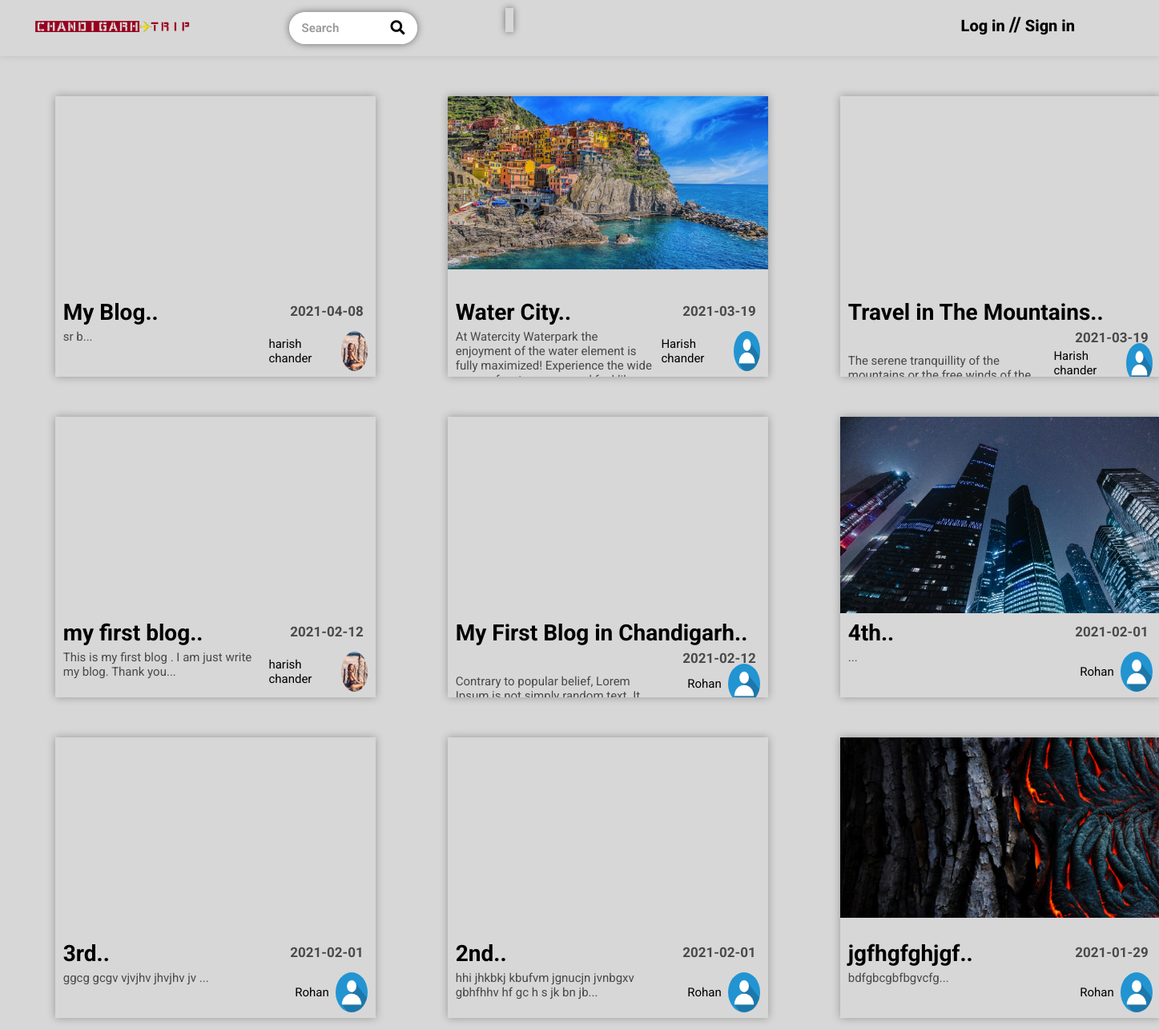
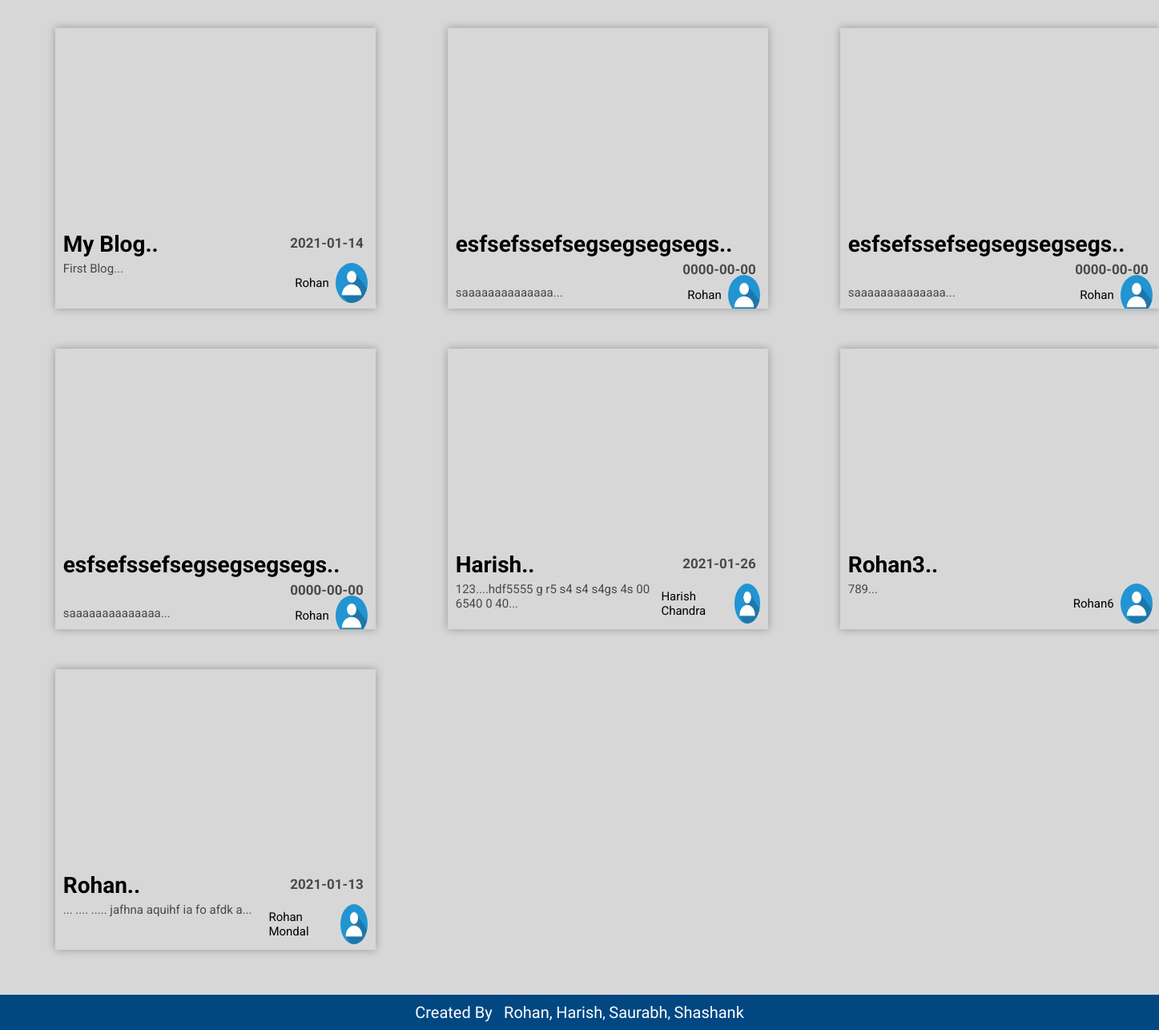
The app's page /allblogs.php with its own data (2 pictures, top to bottom).
### tables this page shows
CREATE TABLE `blog` (
  `blog_id` int(255) NOT NULL,
  `user_id` int(255) NOT NULL,
  `blog_image` varchar(100) NOT NULL,
  `blog_tittle` varchar(150) NOT NULL,
  `user_name` varchar(100) NOT NULL,
  `user_image` varchar(100) NOT NULL,
  `blog_dec` text NOT NULL,
  `date` date DEFAULT NULL
);

### allblogs.php (the view, shortened to what this page needs)
<!DOCTYPE html>
<head>
    <link rel="stylesheet" href="https://cdnjs.cloudflare.com/ajax/libs/font-awesome/5.13.0/css/all.min.css" />
    <link rel="stylesheet" href="https://cdnjs.cloudflare.com/ajax/libs/font-awesome/4.7.0/css/font-awesome.css" />
    <link rel="stylesheet" href="./css/allblogs.css">
</head>
<body>
    <div class="main-container">
        <?php include "./pages/header.php" ?>
        <main>
            <div class="row-1">
                <div class="innerBlogContainer">
                    <?php
                    if ($_GET['id'] == 0) {
                        $sqlUserBlog = "SELECT * FROM blog ORDER BY blog_id DESC";
                    } else {
                        $sqlUserBlog = "SELECT * FROM user_data JOIN blog ON user_data.id = blog.user_id WHERE user_data.id = '{$_GET['id']}' ORDER BY blog.blog_id DESC";
                    }
                    $resultUserBlog = mysqli_query($conn, $sqlUserBlog) or die("Query Failed!!");
                    if (mysqli_num_rows($resultUserBlog) > 0) {
                        while ($rowUserBlog = mysqli_fetch_assoc($resultUserBlog)) {
                    ?>
                            <a href="./blog.php?id=<?php echo $rowUserBlog['blog_id']; ?>" class="blog">
                                <div class="blogImg">
                                    <img src="./blog images/<?php echo $rowUserBlog['blog_image']; ?>" alt="">
                                </div>
                                <div class="blogData">
                                    <h1>
                                    <?php echo substr($rowUserBlog['blog_tittle'], 0, 28) . ".."; ?>
                                        <span><?php echo $rowUserBlog['date']; ?></span>
                                    </h1>
                                    <p><?php echo substr($rowUserBlog['blog_dec'], 0, 130) . "..."; ?></p>
                                    <div>
                                        <span><?php echo $rowUserBlog['user_name']; ?></span>
                                        <img src="./profile images/<?php echo $rowUserBlog['user_image']; ?>" alt="Profile Picture">
                                    </div>
                                </div>
                            </a>
                    <?php
                        }
                    } else {
                        echo "<h1>No Blog</h1>";
                    }
                    ?>
                </div>
            </div>
        </main>
        <?php include "./pages/footer.php"; ?>
    </div>
</body>
</html>

### css/allblogs.css (style rules this page uses)
* { padding: 0; margin: 0; -webkit-box-sizing: border-box; box-sizing: border-box; font-family: 'Roboto', sans-serif; }
a { text-decoration: none; }
.main-container { min-height: 100vh; font-size: 1.5rem; position: relative; background: rgba(212, 212, 212, 0.3); display: -webkit-box; display: -ms-flexbox; display: flex; -webkit-box-orient: vertical; -webkit-box-direction: normal; -ms-flex-direction: column; flex-direction: column; }
main { margin-bottom: 5rem; background: rgba(212, 212, 212, 0.3); }
.main-container { background: rgba(212, 212, 212, 0.9); }
main .row-1 .innerBlogContainer { width: 90.5%; margin: 5rem auto; display: -ms-grid; display: grid; -ms-grid-columns: (minmax(40rem, 1fr))[3]; grid-template-columns: repeat(3, minmax(40rem, 1fr)); grid-column-gap: 9rem; grid-row-gap: 5rem; }
main .row-1 .innerBlogContainer .blog { height: 35rem; -webkit-box-shadow: 0 0 10px rgba(0, 0, 0, 0.3); box-shadow: 0 0 10px rgba(0, 0, 0, 0.3); position: relative; display: block; top: 0; color: #000; cursor: pointer; -webkit-transition: all .1s; transition: all .1s; }
main .row-1 .innerBlogContainer .blog .blogImg { height: 70%; overflow: hidden; }
main .row-1 .innerBlogContainer .blog .blogImg img { width: 100%; -webkit-transition: all 1s; transition: all 1s; }
main .row-1 .innerBlogContainer .blog .blogData { height: 30%; display: -ms-grid; display: grid; -ms-grid-columns: (1fr)[3]; grid-template-columns: repeat(3, 1fr); -ms-grid-rows: (1fr)[3]; grid-template-rows: repeat(3, 1fr); overflow: hidden; }
main .row-1 .innerBlogContainer .blog .blogData h1 { -ms-grid-column: 1; -ms-grid-column-span: 3; grid-column: 1 / 4; -ms-grid-row: 1; -ms-grid-row-span: 1; grid-row: 1 / 2; display: block; padding: .8rem 1rem 0; font-size: 2.8rem; }
main .row-1 .innerBlogContainer .blog .blogData h1 span { float: right; font-size: 1.7rem; padding: .5rem; color: #494949; }
main .row-1 .innerBlogContainer .blog .blogData p { -ms-grid-column: 1; -ms-grid-column-span: 2; grid-column: 1 / 3; -ms-grid-row: 2; -ms-grid-row-span: 2; grid-row: 2 / 4; display: block; padding: .5rem 1rem; color: #494949; }
main .row-1 .innerBlogContainer .blog .blogData div { -ms-grid-column: 3; -ms-grid-column-span: 1; grid-column: 3 / 4; -ms-grid-row: 2; -ms-grid-row-span: 2; grid-row: 2 / 4; display: -webkit-box; display: -ms-flexbox; display: flex; -webkit-box-align: center; -ms-flex-align: center; align-items: center; -webkit-box-pack: end; -ms-flex-pack: end; justify-content: flex-end; padding-right: 1rem; }
main .row-1 .innerBlogContainer .blog .blogData div span { padding-right: .8rem; }
main .row-1 .innerBlogContainer .blog .blogData div img { width: 4rem; height: 5rem; border-radius: 50%; overflow: hidden; }

### records on screen
blog: blog_tittle "My Blog", date "2021-04-08", blog_dec "sr b", user_name "harish chander", user_image (picture)
blog: blog_image (picture), blog_tittle "Water City", date "2021-03-19", blog_dec "At Watercity Waterpark the enjoyment of the water element is fully maximized! Experience the wide…", user_name "Harish chander", user_image (placeholder picture)
blog: blog_tittle "Travel in The Mountains", date "2021-03-19", blog_dec "The serene tranquillity of the…", user_name "Harish chander", user_image (placeholder picture)
blog: blog_tittle "my first blog", date "2021-02-12", blog_dec "This is my first blog . I am just write my blog. Thank you", user_name "harish chander", user_image (picture)
blog: blog_tittle "My First Blog in Chandigarh", date "2021-02-12", blog_dec "Contrary to popular belief, Lorem…", user_name "Rohan", user_image (placeholder picture)
blog: blog_image (picture), blog_tittle "4th", date "2021-02-01", user_name "Rohan", user_image (placeholder picture)
blog: blog_tittle "3rd", date "2021-02-01", blog_dec "ggcg gcgv vjvjhv jhvjhv jv", user_name "Rohan", user_image (placeholder picture)
blog: blog_tittle "2nd", date "2021-02-01", blog_dec "hhi jhkbkj kbufvm jgnucjn jvnbgxv gbhfhhv hf gc h s jk bn jb", user_name "Rohan", user_image (placeholder picture)
blog: blog_image (picture), blog_tittle "jgfhgfghjgf", date "2021-01-29", blog_dec "bdfgbcgbfbgvcfg", user_name "Rohan", user_image (placeholder picture)
blog: blog_tittle "My Blog", date "2021-01-14", blog_dec "First Blog", user_name "Rohan", user_image (placeholder picture)
blog: blog_tittle "esfsefssefsegsegsegsegs", date "0000-00-00", blog_dec "saaaaaaaaaaaaaa", user_name "Rohan", user_image (placeholder picture)
blog: blog_tittle "esfsefssefsegsegsegsegs", date "0000-00-00", blog_dec "saaaaaaaaaaaaaa", user_name "Rohan", user_image (placeholder picture)
blog: blog_tittle "esfsefssefsegsegsegsegs", date "0000-00-00", blog_dec "saaaaaaaaaaaaaa", user_name "Rohan", user_image (placeholder picture)
blog: blog_tittle "Harish", date "2021-01-26", blog_dec "123....hdf5555 g r5 s4 s4 s4gs 4s 00 6540 0 40", user_name "Harish Chandra", user_image (placeholder picture)
blog: blog_tittle "Rohan3", blog_dec "789", user_name "Rohan6", user_image (placeholder picture)
blog: blog_tittle "Rohan", date "2021-01-13", blog_dec "... .... ..... jafhna aquihf ia fo afdk a", user_name "Rohan Mondal", user_image (placeholder picture)
